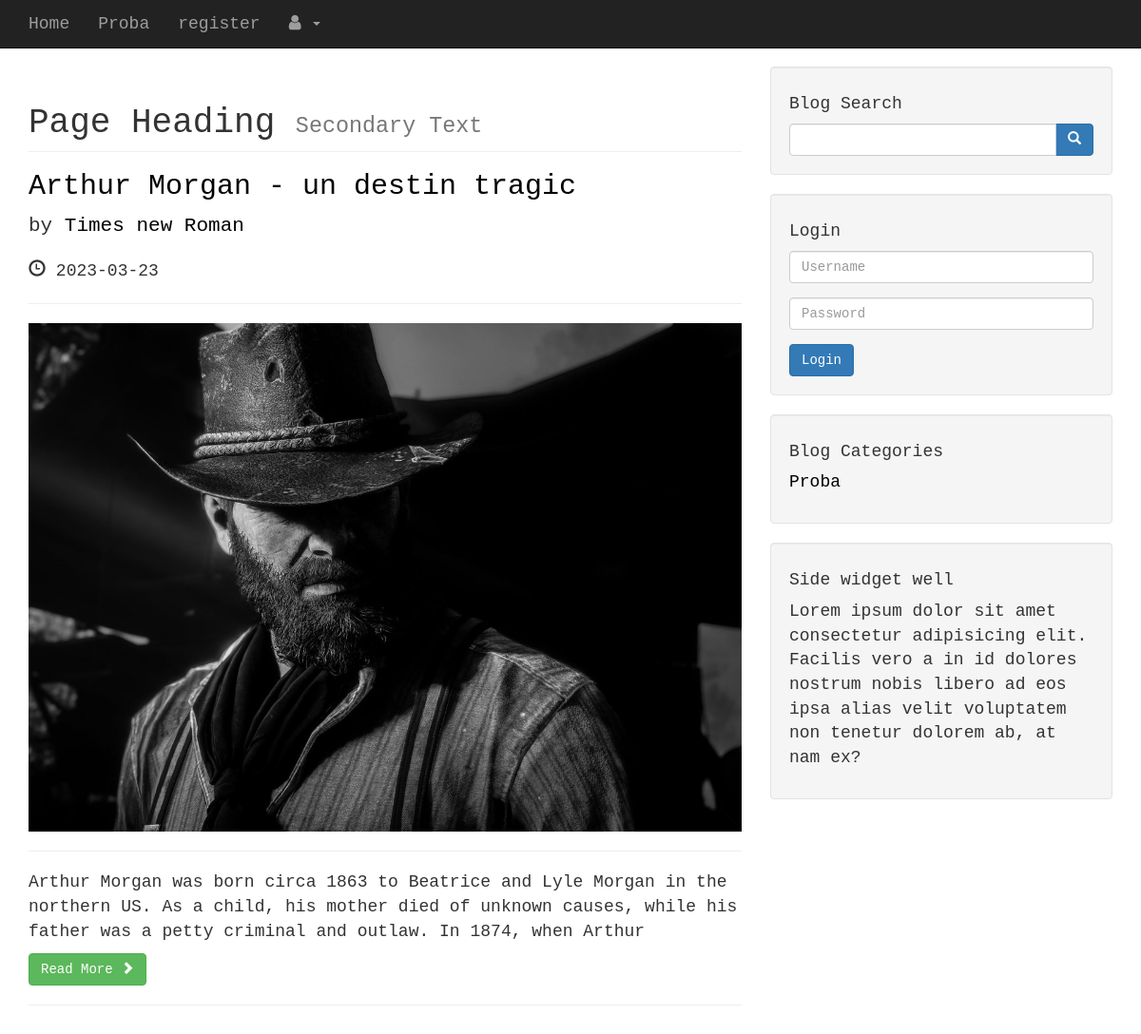
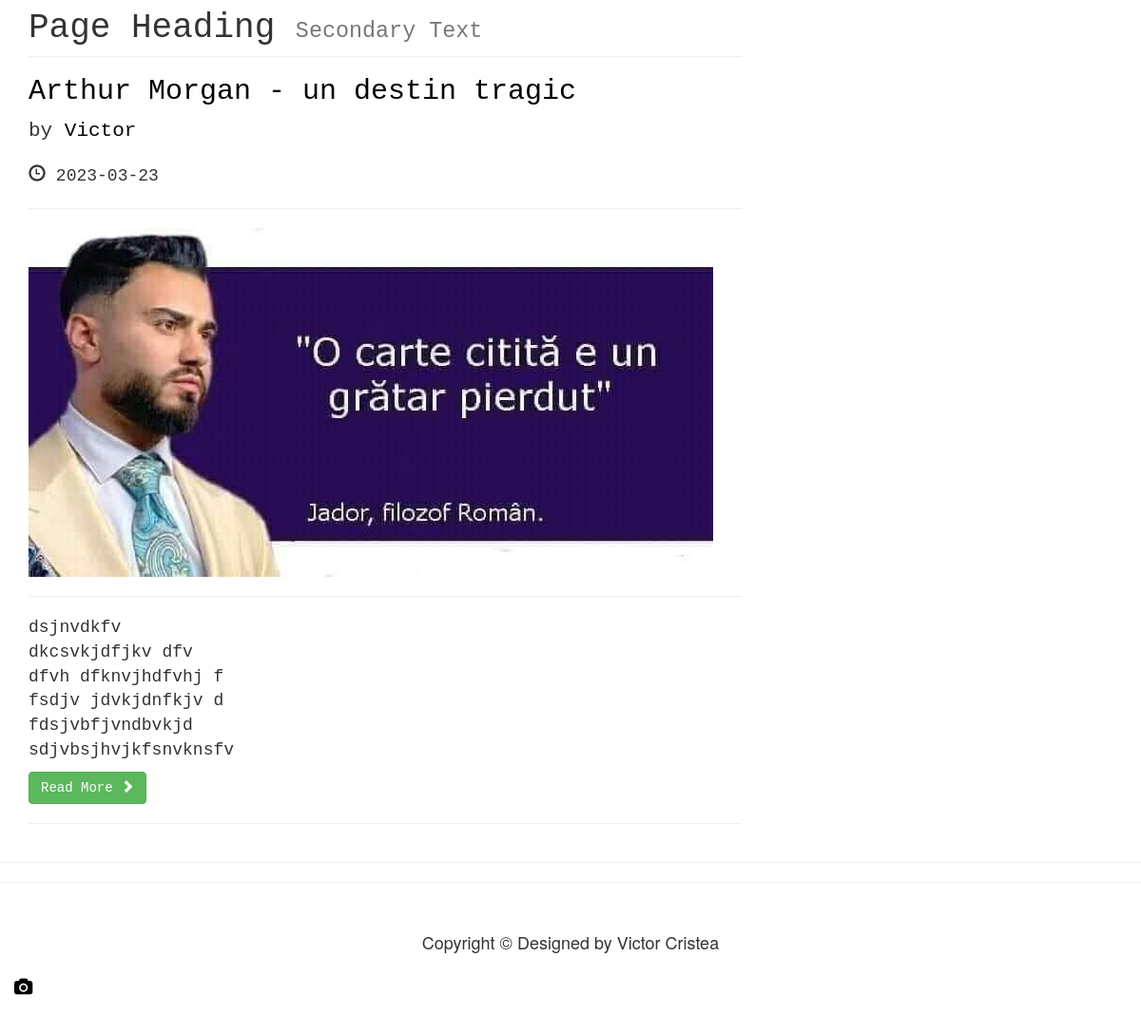
Page /category.php?category=5 on the committed database (2 pictures, top to bottom).
### tables this page shows
CREATE TABLE `categories` (
  `cat_id` int NOT NULL,
  `cat_title` varchar(266) NOT NULL
);

CREATE TABLE `posts` (
  `post_id` int NOT NULL,
  `post_tags` varchar(266) NOT NULL,
  `post_comment_count` int NOT NULL,
  `post_status` varchar(266) NOT NULL DEFAULT 'draft',
  `post_category_id` int NOT NULL,
  `post_title` varchar(266) NOT NULL,
  `post_author` varchar(266) NOT NULL,
  `post_date` date NOT NULL,
  `post_image` varchar(266) NOT NULL,
  `post_content` text NOT NULL
);

### category.php (the view, shortened to what this page needs)
<?php include "includes/db.php"; ?>
<?php include "includes/header.php"; ?>
<?php include "includes/navigation.php"; ?>
<body>
    <div class="container">
        <div class="row ">
            <div  class="col-md-8">
             <?php
             if (isset($_GET['category'])){
                $get_cat_id = $_GET['category'];
                $sellect_all_posts = mysqli_query($conn,"SELECT * FROM posts WHERE post_category_id = $get_cat_id");
                while($row = mysqli_fetch_assoc($sellect_all_posts)){
                  $post_id = $row['post_id'];
                  $post_title = $row['post_title'];
                  $post_author = $row['post_author'];
                  $post_date = $row['post_date'];
                  $post_image = $row['post_image'];
                  $post_content = substr(nl2br($row['post_content']),0, 200 );
                       ?>
                <h1 class="page-header">
                    Page Heading
                    <small>Secondary Text</small>
                </h1>
                <h2>
                    <a href="post.php?p_id_=<?php echo $post_id?>"><?php echo $post_title; ?></a>
                </h2>
                <p class="lead">
                    by <a href="index.php"><?php echo $post_author; ?></a>
                </p>
                <p><span class="glyphicon glyphicon-time"></span> <?php echo $post_date;?></p>
                <hr>
                <img class="img-responsive" src="images/<?php echo $post_image?>" alt="">
                <hr>
                <p><?php echo $post_content; ?></p>
                <a class="btn btn-success" href="post.php?p_id_=<?php echo $post_id?>">Read More <span class="glyphicon glyphicon-chevron-right"></span></a>
                <hr>
               <?php }
             } else {
                echo "Something wrong";
             }
               ?>
            </div>
            <?php include "includes/sidebar.php" ?>
        </div>
        </div>
        <hr h-25 >
        <hr h-25 >
        <?php include "includes/footer.php"; ?>

### includes/navigation.php (shortened to what this page needs)
<nav class="navbar navbar-inverse navbar-fixed-top" role="navigation">
        <div class="container">
            <div class="navbar-header">
                <a class="navbar-brand" href="index.php">Home</a>
            </div>
            <div class="collapse navbar-collapse" id="bs-example-navbar-collapse-1">
                <ul class="nav navbar-nav">
<?php
$sellect_all_cat_querry = mysqli_query($conn,"SELECT * FROM categories");
while($row = mysqli_fetch_assoc($sellect_all_cat_querry)){
    $cat_id = $row ['cat_id'];
    $cat_title = $row['cat_title'];
    echo "<li><a href='category.php?category=$cat_id'>{$cat_title}</a></li>";
}
?>
<li><a href='registration.php'>register</a></li>
 <li><a href="#" class="dropdown-toggle" data-toggle="dropdown"><i class="fa fa-user"></i> <?php echo $_SESSION['user_name']; ?><b class="caret"></b></a>
        </li>
             </ul>
            </div>
        </div>
    </nav>

### includes/sidebar.php (shortened to what this page needs)
<div class="col-md-4">
   <div class="well">
       <h4>Blog Search</h4>
      <form action="search.php" method= "post">
      <div class="input-group">
       <input name ="search" type="text" class="form-control">
       <span class="input-group-btn">
       <button name = "submit" class="btn btn-primary" type="submit">
               <span class="glyphicon glyphicon-search"></span>
        </button>
       </span>
      </div>
     </form>
   </div>
   <div class="well">
       <h4>Login</h4>
      <form action="includes/login.php" method= "post">
      <div class="form-group">
       <input name ="user_name" type="text" class="form-control" placeholder="Username">
      </div>
      <div class="form-group">
       <input name ="user_password" type="password" class="form-control" placeholder="Password">
      </div>
      <span class="form-group-btn">
      <button class="btn btn-primary" type="submit" name ="login">Login</button>
      </span>
     </form>
   </div>
             <div class="well">
                  <?php
             $sellect_cat_sidebar = mysqli_query($conn,"SELECT * FROM categories", MYSQLI_USE_RESULT);
              ?>
            <h4>Blog Categories</h4>
        <div class="row">
       <div class="col-lg-6">
          <ul class="list-unstyled">
           <?php
            while($row = mysqli_fetch_assoc($sellect_cat_sidebar)){
               $cat_id = $row ['cat_id'];
           $cat_title = $row['cat_title'];
           echo "<li><a href='category.php?category=$cat_id'>{$cat_title}</a></li>";
            }
           ?>
           </ul>
         </div>
     </div>
        </div>
                  <?php include 'widget.php'; ?>
</div>

### css/blog-home.css (style rules this page uses)
body { padding-top: 70px; }

### css/style.css (style rules this page uses)
html { font-size: 18px; -webkit-tap-highlight-color: rgba(0,0,0,0); }
.container { font-family: "Lucida Console", "Courier New", monospace; }
a { color: rgb(0, 0, 0); }

### rows in the picture
categories: cat_title "Proba"
posts: post_title "Arthur Morgan - un destin tragic", post_author "Times new Roman", post_date "2023-03-23", post_image (picture), post_content "Arthur Morgan was born circa 1863 to Beatrice and Lyle Morgan in the northern US. As a child, his mother died of unknown causes, while his father was a petty criminal and outlaw. In 1874, when Arthur"
posts: post_title "Arthur Morgan - un destin tragic", post_author "Victor", post_date "2023-03-23", post_image (picture), post_content "dsjnvdkfv dkcsvkjdfjkv dfv dfvh dfknvjhdfvhj f fsdjv jdvkjdnfkjv d fdsjvbfjvndbvkjd sdjvbsjhvjkfsnvknsfv"
